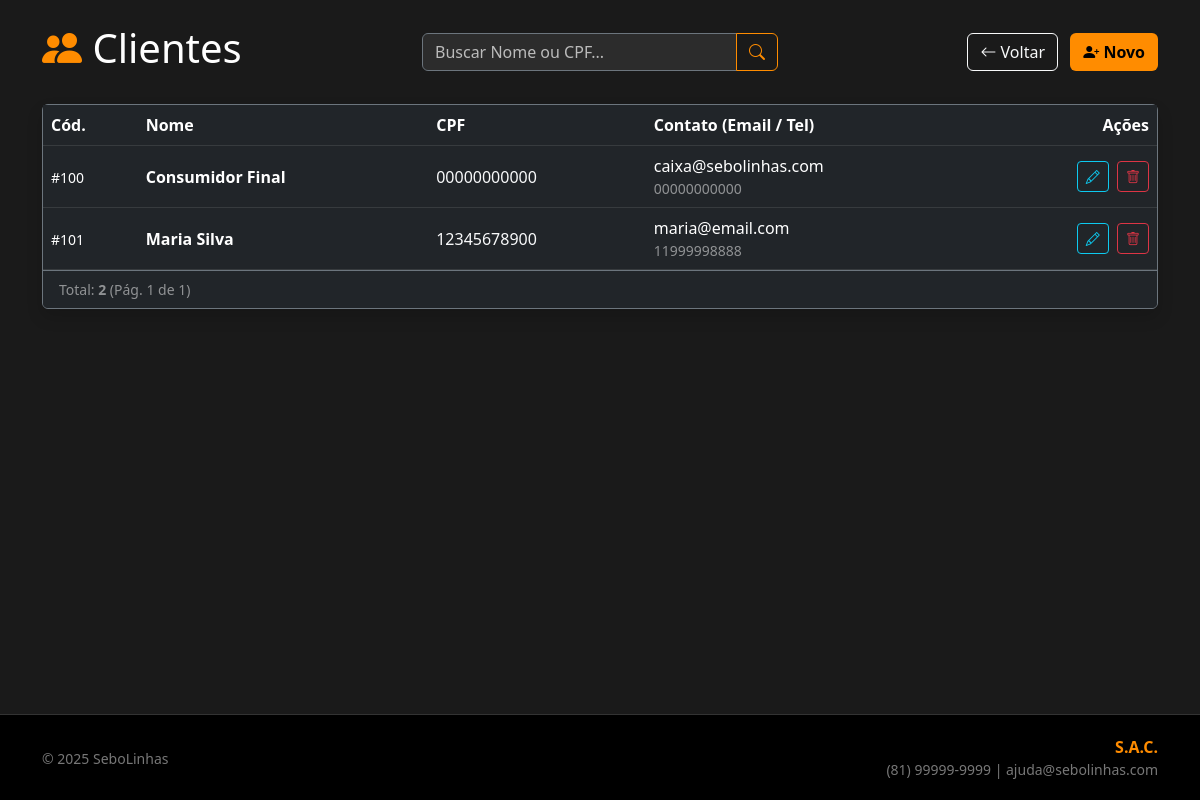
The page /modulos/pessoas/clientes/cliente.php (signed in) on the database as committed earlier.
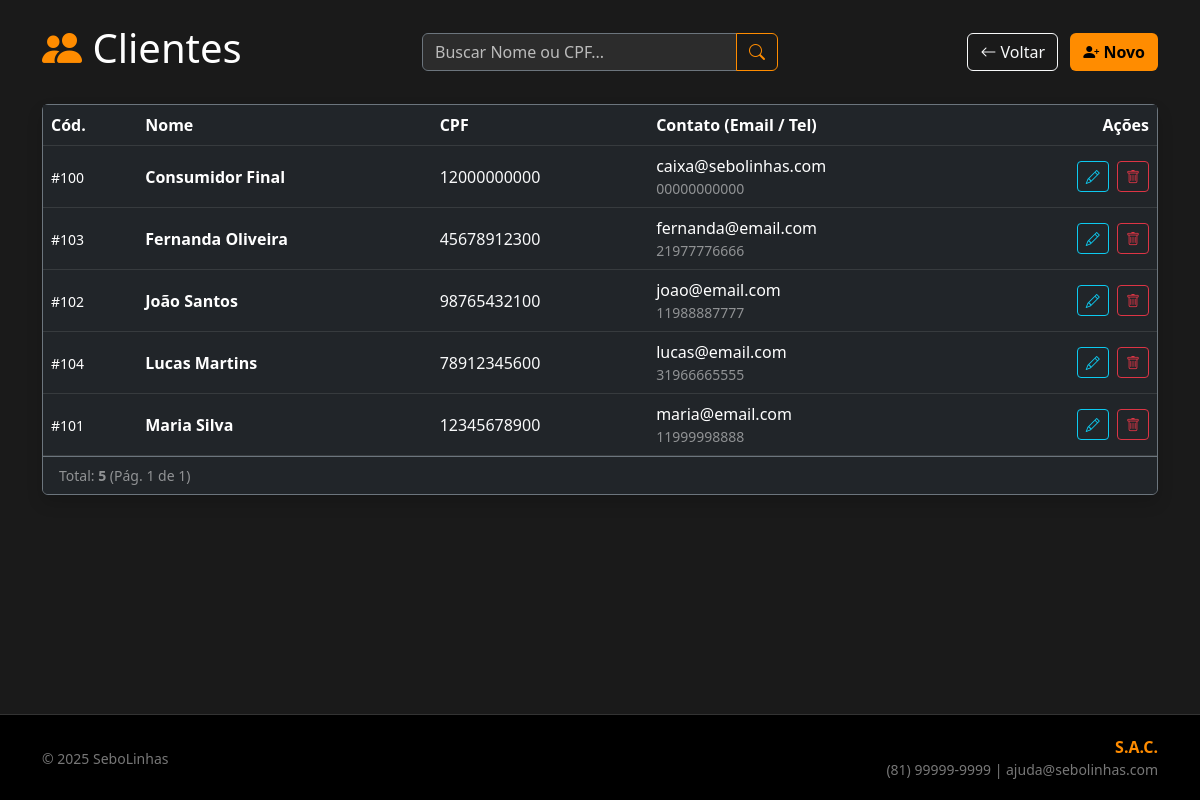
The same page on the database as committed later.
### tables this page shows
CREATE TABLE CLIENTE (
    CD_CLIENTE INT AUTO_INCREMENT PRIMARY KEY,
    NOME VARCHAR(100) NOT NULL,
    TELEFONE VARCHAR(20) DEFAULT NULL,
    CPF VARCHAR(14) NOT NULL,
    EMAIL VARCHAR(100) NOT NULL,
    CONSTRAINT U_CPF UNIQUE (CPF)
) AUTO_INCREMENT=100;

### modulos/pessoas/clientes/cliente.php (the view, shortened to what this page needs)
<?php
require_once '../../../config/conexao.php';
$niveis_permitidos = ['Gerente', 'Admin', 'Administrador'];
$itens_por_pagina = 10;
$pagina_atual = filter_input(INPUT_GET, 'pagina', FILTER_VALIDATE_INT) ?? 1;
$busca = filter_input(INPUT_GET, 'busca', FILTER_SANITIZE_SPECIAL_CHARS);
$termo = "%" . $busca . "%";
try {
    if (!empty($busca)) {
        $sql_count = "SELECT COUNT(*) as total FROM CLIENTE WHERE NOME LIKE :b OR CPF LIKE :b OR EMAIL LIKE :b";
        $stmt_count = $pdo->prepare($sql_count);
        $stmt_count->bindValue(':b', $termo);
    } else {
        $sql_count = "SELECT COUNT(*) as total FROM CLIENTE";
        $stmt_count = $pdo->prepare($sql_count);
    }
    $stmt_count->execute();
    $total_registros = $stmt_count->fetch()['total'];
    $total_paginas = ceil($total_registros / $itens_por_pagina);
    $offset = ($pagina_atual - 1) * $itens_por_pagina;
    if (!empty($busca)) {
        $sql = "SELECT * FROM CLIENTE WHERE NOME LIKE :b OR CPF LIKE :b OR EMAIL LIKE :b ORDER BY NOME ASC LIMIT :lim OFFSET :off";
        $stmt = $pdo->prepare($sql);
        $stmt->bindValue(':b', $termo);
    } else {
        $sql = "SELECT * FROM CLIENTE ORDER BY NOME ASC LIMIT :lim OFFSET :off";
        $stmt = $pdo->prepare($sql);
    }
    $stmt->bindValue(':lim', $itens_por_pagina, PDO::PARAM_INT);
    $stmt->bindValue(':off', $offset, PDO::PARAM_INT);
    $stmt->execute();
    $clientes = $stmt->fetchAll();
} catch (PDOException $e) {
    $clientes = [];
    $erro_msg = "Erro no sistema: " . $e->getMessage();
}
include '../../../includes/header.php';
?>
<div class="row mb-4 align-items-center">
    <div class="col-md-4">
        <h2 class="text-white display-6">
            <i class="bi bi-people-fill text-orange"></i> Clientes
        </h2>
    </div>
    <div class="col-md-4">
        <form method="GET" action="" class="d-flex">
            <div class="input-group">
                <input type="text" name="busca" class="form-control bg-dark text-white border-secondary" placeholder="Buscar Nome ou CPF..." value="<?= $busca; ?>">
                <button class="btn btn-outline-orange" type="submit">
                    <i class="bi bi-search"></i>
                </button>
            </div>
        </form>
    </div>
    <div class="col-md-4 text-end">
        <a href="../../../index.php" class="btn btn-outline-light me-2"><i class="bi bi-arrow-left"></i> Voltar</a>
        <button type="button" class="btn bg-orange fw-bold" data-bs-toggle="modal" data-bs-target="#modalNovoCliente">
            <i class="bi bi-person-plus-fill"></i> Novo
        </button>
    </div>
</div>
<div class="card bg-dark border-secondary shadow">
    <div class="card-body p-0">
        <div class="table-responsive">
            <table class="table table-dark table-hover mb-0 align-middle">
                <thead>
                    <tr class="text-orange">
                        <th>Cód.</th>
                        <th>Nome</th>
                        <th>CPF</th>
                        <th>Contato (Email / Tel)</th>
                        <th class="text-end">Ações</th>
                    </tr>
                </thead>
                <tbody>
                    <?php if (count($clientes) > 0): ?>
                        <?php foreach ($clientes as $cli): ?>
                            <tr>
                                <td><small class="text-white small">#<?= $cli['CD_CLIENTE']; ?></small></td>
                                <td class="fw-bold text-white"><?= $cli['NOME']; ?></td>
                                <td class="text-light"><?= $cli['CPF']; ?></td>
                                <td>
                                    <div class="text-white"><?= $cli['EMAIL']; ?></div>
                                    <div class="small text-white-50"><?= $cli['TELEFONE']; ?></div>
                                </td>
                                <td class="text-end">
                                    <?php if (isset($_SESSION['usuario_nivel']) && in_array($_SESSION['usuario_nivel'], $niveis_permitidos)): ?>
                                        <a href="editar.php?id=<?= $cli['CD_CLIENTE']; ?>" class="btn btn-sm btn-outline-info me-1">
                                            <i class="bi bi-pencil"></i>
                                        </a>
                                        <button type="button" class="btn btn-sm btn-outline-danger" data-bs-toggle="modal" data-bs-target="#modalExcluir" data-id="<?= $cli['CD_CLIENTE']; ?>" data-nome="<?= $cli['NOME']; ?>">
                                            <i class="bi bi-trash"></i>
                                        </button>
                                    <?php else: ?>
                                        <span class="text-muted small"><i class="bi bi-lock-fill"></i></span>
                                    <?php endif; ?>
                                </td>
                            </tr>
                        <?php endforeach; ?>
                    <?php endif; ?>
                </tbody>
            </table>
        </div>
    </div>
    <div class="card-footer bg-dark border-secondary d-flex justify-content-between align-items-center">
        <small class="text-white-50">
            Total: <strong><?= $total_registros; ?></strong> (Pág. <?= $pagina_atual; ?> de <?= $total_paginas > 0 ? $total_paginas : 1; ?>)
        </small>
    </div>
</div>
<?php include '../../../includes/footer.php'; ?>

### includes/header.php (shortened to what this page needs)
<!DOCTYPE html>
<html lang="pt-br">
<head>
    <link href="https://cdn.jsdelivr.net/npm/bootstrap@5.3.0/dist/css/bootstrap.min.css" rel="stylesheet">
    <link rel="stylesheet" href="https://cdn.jsdelivr.net/npm/bootstrap-icons@1.10.5/font/bootstrap-icons.css">
    <link rel="stylesheet" href="/sistema-sebo/css/custom.css">
</head>
<body class="d-flex flex-column min-vh-100">
<div class="container mt-4">

### includes/footer.php (shortened to what this page needs)
</div>
<div style="flex-grow:1"></div>
<footer class="footer-custom mt-5">
    <div class="container">
        <div class="row align-items-center">
            <div class="col-md-6 text-start">
                <small>&copy; <?php echo date('Y'); ?> SeboLinhas</small>
            </div>
            <div class="col-md-6 text-end">
                <span class="text-orange fw-bold">S.A.C.</span>
                <small class="d-block">(81) 99999-9999 | ajuda@sebolinhas.com</small>
            </div>
        </div>
    </div>
</footer>
</body>
</html>

### css/custom.css (style rules this page uses)
:root { --primary-color: #ff8c00; --primary-hover: #e67e22; --bg-body: #1a1a1a; --bg-card: #2c2c2c; --bg-input: #222222; --text-main: #e0e0e0; --text-muted: #bbbbbb; --border-color: #444444; }
body { background-color: var(--bg-body); color: var(--text-main); min-height: 100vh; display: flex; flex-direction: column; }
.text-orange { color: var(--primary-color) !important; }
.bg-orange { background-color: var(--primary-color) !important; color: #000; }
.footer-custom { background-color: #000; border-top: 1px solid #333; color: #777; padding: 20px 0; width: 100%; margin-top: auto; }
.btn-outline-orange { color: var(--primary-color); border-color: var(--primary-color); background-color: transparent; transition: all 0.3s ease; }
.form-control, .form-select { color: #fff !important; background-color: var(--bg-card) !important; border: 1px solid var(--border-color); }
.form-control::placeholder { color: var(--text-muted) !important; opacity: 1; }

Rows that differ between the two databases and show on the page:
changed cliente "Consumidor Final": CPF "00000000000" → "12000000000"
added cliente: CD_CLIENTE "103", NOME "Fernanda Oliveira", CPF "45678912300", EMAIL "fernanda@email.com", TELEFONE "21977776666"
added cliente: CD_CLIENTE "102", NOME "João Santos", CPF "98765432100", EMAIL "joao@email.com", TELEFONE "11988887777"
added cliente: CD_CLIENTE "104", NOME "Lucas Martins", CPF "78912345600", EMAIL "lucas@email.com", TELEFONE "31966665555"
Other text that changed with them:
$total_registros: "2" → "5"
